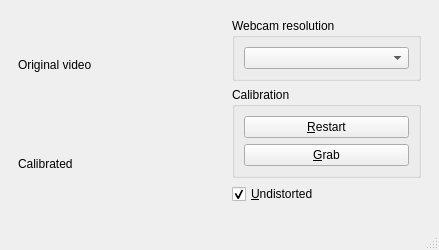
<?xml version="1.0" encoding="UTF-8"?>
<ui version="4.0">
 <class>MainWindow</class>
 <widget class="QMainWindow" name="MainWindow">
  <property name="geometry">
   <rect>
    <x>0</x>
    <y>0</y>
    <width>439</width>
    <height>250</height>
   </rect>
  </property>
  <property name="windowTitle">
   <string>MainWindow</string>
  </property>
  <widget class="QWidget" name="centralwidget">
   <layout class="QHBoxLayout" name="horizontalLayout">
    <item>
     <widget class="QWidget" name="wVideo" native="true">
      <layout class="QVBoxLayout" name="verticalLayout_4">
       <item>
        <widget class="QLabel" name="lOrig">
         <property name="text">
          <string>Original video</string>
         </property>
        </widget>
       </item>
       <item>
        <widget class="QLabel" name="lCalib">
         <property name="text">
          <string>Calibrated</string>
         </property>
        </widget>
       </item>
      </layout>
     </widget>
    </item>
    <item>
     <widget class="QWidget" name="wControls" native="true">
      <layout class="QVBoxLayout" name="verticalLayout">
       <item>
        <widget class="QGroupBox" name="gbResolution">
         <property name="title">
          <string>Webcam resolution</string>
         </property>
         <layout class="QVBoxLayout" name="verticalLayout_2">
          <item>
           <widget class="QComboBox" name="cbWebcamResolution"/>
          </item>
         </layout>
        </widget>
       </item>
       <item>
        <widget class="QGroupBox" name="cbCalibration">
         <property name="title">
          <string>Calibration</string>
         </property>
         <layout class="QVBoxLayout" name="verticalLayout_3">
          <item>
           <widget class="QPushButton" name="pbRestartCalib">
            <property name="text">
             <string>&amp;Restart</string>
            </property>
           </widget>
          </item>
          <item>
           <widget class="QPushButton" name="pbGrab">
            <property name="text">
             <string>&amp;Grab</string>
            </property>
           </widget>
          </item>
         </layout>
        </widget>
       </item>
       <item>
        <widget class="QCheckBox" name="cbUndistorted">
         <property name="text">
          <string>&amp;Undistorted</string>
         </property>
         <property name="checked">
          <bool>true</bool>
         </property>
        </widget>
       </item>
       <item>
        <spacer name="verticalSpacer">
         <property name="orientation">
          <enum>Qt::Vertical</enum>
         </property>
         <property name="sizeHint" stdset="0">
          <size>
           <width>20</width>
           <height>40</height>
          </size>
         </property>
        </spacer>
       </item>
      </layout>
     </widget>
    </item>
   </layout>
  </widget>
  <widget class="QMenuBar" name="menubar">
   <property name="geometry">
    <rect>
     <x>0</x>
     <y>0</y>
     <width>439</width>
     <height>21</height>
    </rect>
   </property>
  </widget>
  <widget class="QStatusBar" name="statusbar"/>
 </widget>
 <resources/>
 <connections/>
</ui>
